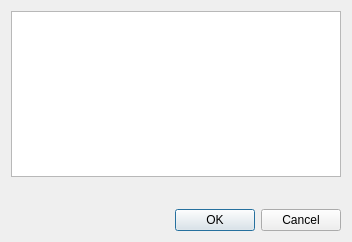
<?xml version="1.0" encoding="UTF-8"?>
<ui version="4.0">
 <class>PreProcessorGridRelatedConditionCellDisplaySettingDialog</class>
 <widget class="QDialog" name="PreProcessorGridRelatedConditionCellDisplaySettingDialog">
  <property name="geometry">
   <rect>
    <x>0</x>
    <y>0</y>
    <width>352</width>
    <height>242</height>
   </rect>
  </property>
  <property name="windowTitle">
   <string>Dialog</string>
  </property>
  <layout class="QVBoxLayout" name="verticalLayout">
   <item>
    <widget class="QTableWidget" name="tableWidget"/>
   </item>
   <item>
    <layout class="QHBoxLayout" name="horizontalLayout">
     <item>
      <widget class="QWidget" name="transparencyWidget" native="true"/>
     </item>
     <item>
      <spacer name="horizontalSpacer">
       <property name="orientation">
        <enum>Qt::Horizontal</enum>
       </property>
       <property name="sizeHint" stdset="0">
        <size>
         <width>40</width>
         <height>20</height>
        </size>
       </property>
      </spacer>
     </item>
    </layout>
   </item>
   <item>
    <widget class="QDialogButtonBox" name="buttonBox">
     <property name="orientation">
      <enum>Qt::Horizontal</enum>
     </property>
     <property name="standardButtons">
      <set>QDialogButtonBox::Cancel|QDialogButtonBox::Ok</set>
     </property>
    </widget>
   </item>
  </layout>
 </widget>
 <resources>
  <include location="../iRIC.qrc"/>
 </resources>
 <connections/>
</ui>
